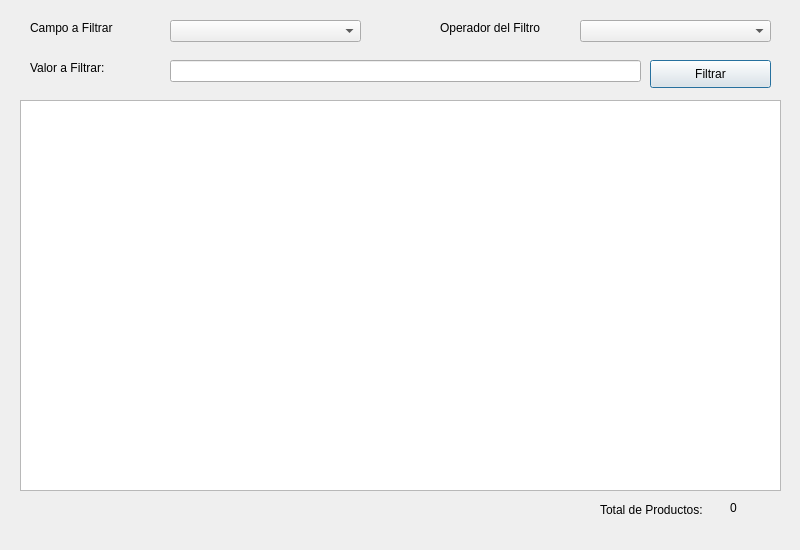
<?xml version="1.0" encoding="UTF-8"?>
<ui version="4.0">
 <class>dlgDemo49</class>
 <widget class="QDialog" name="dlgDemo49">
  <property name="geometry">
   <rect>
    <x>0</x>
    <y>0</y>
    <width>800</width>
    <height>550</height>
   </rect>
  </property>
  <property name="windowTitle">
   <string>Filtrar Por Cualquier Columna usando QSortFilterProxyModel</string>
  </property>
  <widget class="QTableView" name="tblProducto">
   <property name="geometry">
    <rect>
     <x>20</x>
     <y>100</y>
     <width>761</width>
     <height>391</height>
    </rect>
   </property>
  </widget>
  <widget class="QLabel" name="lblTotalMensaje">
   <property name="geometry">
    <rect>
     <x>600</x>
     <y>500</y>
     <width>121</width>
     <height>20</height>
    </rect>
   </property>
   <property name="text">
    <string>Total de Productos:</string>
   </property>
  </widget>
  <widget class="QLabel" name="lblTotalRegistros">
   <property name="geometry">
    <rect>
     <x>730</x>
     <y>500</y>
     <width>41</width>
     <height>16</height>
    </rect>
   </property>
   <property name="text">
    <string>0</string>
   </property>
  </widget>
  <widget class="QLabel" name="lblValor">
   <property name="geometry">
    <rect>
     <x>30</x>
     <y>60</y>
     <width>121</width>
     <height>16</height>
    </rect>
   </property>
   <property name="text">
    <string>Valor a Filtrar:</string>
   </property>
  </widget>
  <widget class="QLineEdit" name="txtValor">
   <property name="geometry">
    <rect>
     <x>170</x>
     <y>60</y>
     <width>471</width>
     <height>22</height>
    </rect>
   </property>
  </widget>
  <widget class="QPushButton" name="btnFiltrar">
   <property name="geometry">
    <rect>
     <x>650</x>
     <y>60</y>
     <width>121</width>
     <height>28</height>
    </rect>
   </property>
   <property name="text">
    <string>Filtrar</string>
   </property>
  </widget>
  <widget class="QLabel" name="lblCampoFiltrar">
   <property name="geometry">
    <rect>
     <x>30</x>
     <y>20</y>
     <width>111</width>
     <height>16</height>
    </rect>
   </property>
   <property name="text">
    <string>Campo a Filtrar</string>
   </property>
  </widget>
  <widget class="QComboBox" name="cboCampo">
   <property name="geometry">
    <rect>
     <x>170</x>
     <y>20</y>
     <width>191</width>
     <height>22</height>
    </rect>
   </property>
  </widget>
  <widget class="QComboBox" name="cboOperador">
   <property name="geometry">
    <rect>
     <x>580</x>
     <y>20</y>
     <width>191</width>
     <height>22</height>
    </rect>
   </property>
  </widget>
  <widget class="QLabel" name="lblOperadorFiltro">
   <property name="geometry">
    <rect>
     <x>440</x>
     <y>20</y>
     <width>111</width>
     <height>16</height>
    </rect>
   </property>
   <property name="text">
    <string>Operador del Filtro</string>
   </property>
  </widget>
 </widget>
 <resources/>
 <connections/>
</ui>
